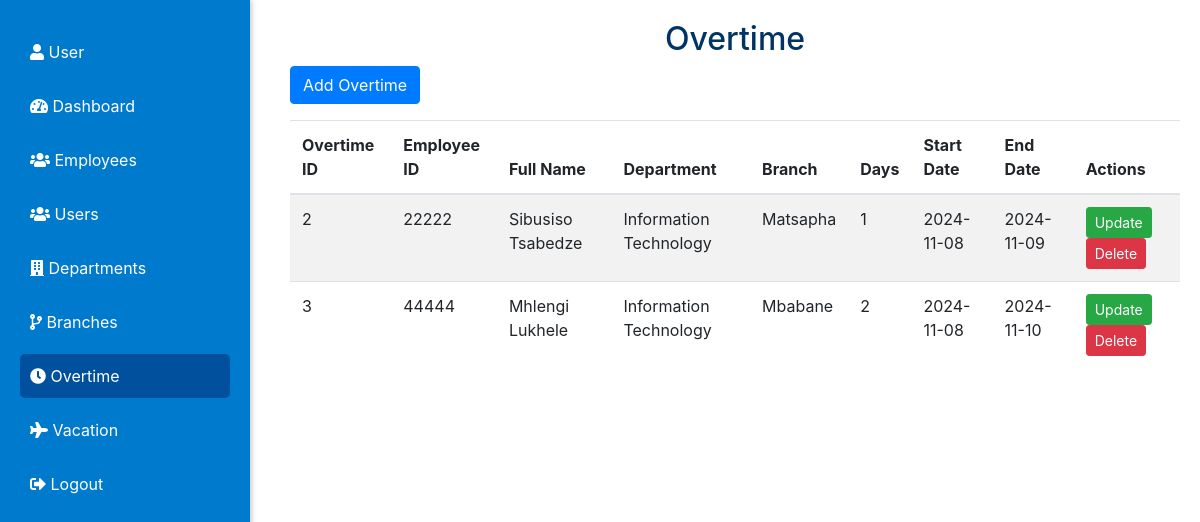
Screenshot of /pages/overtime.php (signed in) with the database file from the repository.
### tables this page shows
CREATE TABLE `overtime` (
  `OvertimeID` int(11) NOT NULL,
  `EmployeeID` varchar(50) DEFAULT NULL,
  `StartDate` date DEFAULT NULL,
  `NumberOfDays` int(11) DEFAULT NULL,
  `EndDate` date DEFAULT NULL
);

CREATE TABLE `employees` (
  `id` int(11) NOT NULL,
  `EmployeeID` varchar(50) NOT NULL,
  `NationalID` varchar(50) DEFAULT NULL,
  `FullName` varchar(100) DEFAULT NULL,
  `Gender` enum('Male','Female','Other') DEFAULT NULL,
  `Phone` varchar(15) DEFAULT NULL,
  `Nationality` varchar(50) DEFAULT NULL,
  `JobTitle` varchar(100) DEFAULT NULL,
  `DepartmentID` int(11) DEFAULT NULL,
  `BranchID` int(11) DEFAULT NULL
);

CREATE TABLE `departments` (
  `DepartmentID` int(11) NOT NULL,
  `DepartmentName` varchar(100) NOT NULL
);

CREATE TABLE `branch` (
  `BranchID` int(11) NOT NULL,
  `BranchName` varchar(100) NOT NULL
);

### pages/overtime.php (the view, shortened to what this page needs)
<?php
include '../includes/db.php';
$query = "SELECT o.OvertimeID, o.EmployeeID, o.NumberOfDays, o.StartDate, o.EndDate, e.FullName, b.BranchName, d.DepartmentName
          FROM Overtime o
          LEFT JOIN Employees e  ON e.EmployeeID = o.EmployeeID
          LEFT JOIN Departments d ON e.DepartmentID = d.DepartmentID
          LEFT JOIN Branch b ON e.BranchID = b.BranchID";
$result = $conn->query($query);
?>
<!DOCTYPE html>
<html lang="en">
<head>
    <link rel="stylesheet" href="../css/styles.css">
    <link rel="stylesheet" href="https://maxcdn.bootstrapcdn.com/bootstrap/4.5.2/css/bootstrap.min.css">
    <link rel="stylesheet" href="https://cdnjs.cloudflare.com/ajax/libs/font-awesome/5.15.3/css/all.min.css">
</head>
<body>
<div class="sidebar">
    <ul class="list-unstyled">
        <li><a href="profile.php"><i class="fas fa-user"></i> <?php echo htmlspecialchars($_SESSION['username']); ?></a></li>
        <li><a href="dashboard.php"><i class="fas fa-tachometer-alt"></i> Dashboard</a></li>
        <li><a href="employees.php"><i class="fas fa-users"></i> Employees</a></li>
        <li><a href="users.php"><i class="fas fa-users"></i> Users</a></li>
        <li><a href="departments.php"><i class="fas fa-building"></i> Departments</a></li>
        <li><a href="branches.php"><i class="fas fa-code-branch"></i> Branches</a></li>
        <li><a href="overtime.php" class="active"><i class="fas fa-clock"></i> Overtime</a></li>
        <li><a href="vacation.php"><i class="fas fa-plane"></i> Vacation</a></li>
        <li><a href="logout.php"><i class="fas fa-sign-out-alt"></i> Logout</a></li>
    </ul>
</div>
    <div class="content" style="margin-left: 270px; padding: 20px;">
        <h2 class="text-center">Overtime</h2>
        <button class="btn btn-primary mb-3" data-toggle="modal" data-target="#addOvertimeModal">Add Overtime</button>
        <table class="table table-striped">
            <thead>
                <tr>
                    <th>Overtime ID</th>
                    <th>Employee ID</th>
                    <th>Full Name</th>
                    <th>Department</th>
                    <th>Branch</th>
                    <th>Days</th>
                    <th>Start Date</th>
                    <th>End Date</th>
                    <th>Actions</th>
                </tr>
            </thead>
            <tbody>
                <?php while ($row = $result->fetch_assoc()): ?>
                <tr>
                    <td><?php echo $row['OvertimeID']; ?></td>
                    <td><?php echo $row['EmployeeID']; ?></td>
                    <td><?php echo $row['FullName']; ?></td>
                    <td><?php echo $row['DepartmentName']; ?></td>
                    <td><?php echo $row['BranchName']; ?></td>
                    <td><?php echo $row['NumberOfDays']; ?></td>
                    <td><?php echo $row['StartDate']; ?></td>
                    <td><?php echo $row['EndDate']; ?></td>
                    <td>
                    <button class="btn btn-success btn-sm" data-toggle="modal" data-target="#updateOvertimeModal"
                            onclick="fillUpdateModal(<?php echo $row['OvertimeID']; ?>, '<?php echo $row['EmployeeID']; ?>', '<?php echo $row['NumberOfDays']; ?>', '<?php echo $row['StartDate']; ?>', '<?php echo $row['EndDate']; ?>')">Update</button>
                    <a href="delete_overtime.php?id=<?php echo $row['OvertimeID']; ?>" class="btn btn-danger btn-sm" onclick="return confirm('Are you sure you want to delete this overtime?');">Delete</a>
                </td>
                </tr>
                <?php endwhile; ?>
            </tbody>
        </table>
    </div>
</body>
</html>

### css/styles.css (style rules this page uses)
body { font-family: Arial, sans-serif; background-color: white; margin: 0; padding: 0; }
.sidebar { width: 220px; background: #003366; color: #ffffff; padding: 20px; position: fixed; height: 100%; top: 0; left: 0; box-shadow: 2px 0 5px rgba(0, 0, 0, 0.2); }
.sidebar ul { list-style-type: none; padding: 0; }
.sidebar li { margin: 10px 0; }
.sidebar a { color: #ffffff; text-decoration: none; padding: 10px; display: block; transition: background 0.3s; }
button { padding: 12px; margin: 10px 0; border: none; border-radius: 5px; background: #007acc; color: #ffffff; font-size: 16px; cursor: pointer; transition: background 0.3s; }
h2 { color: #003366; }
.sidebar { background-color: #007acc; height: 100vh; position: fixed; width: 250px; }
.sidebar a { color: white; text-decoration: none; }
.sidebar a.active { background-color: #00509e; color: white; border-radius: 5px; }

### rows the page displays
overtime: OvertimeID "2", EmployeeID "22222", employees.FullName "Sibusiso Tsabedze", departments.DepartmentName "Information Technology", branch.BranchName "Matsapha", NumberOfDays "1", StartDate "2024-11-08", EndDate "2024-11-09"
overtime: OvertimeID "3", EmployeeID "44444", employees.FullName "Mhlengi Lukhele", departments.DepartmentName "Information Technology", branch.BranchName "Mbabane", NumberOfDays "2", StartDate "2024-11-08", EndDate "2024-11-10"

### other values shown
$_SESSION['username'] "User"
